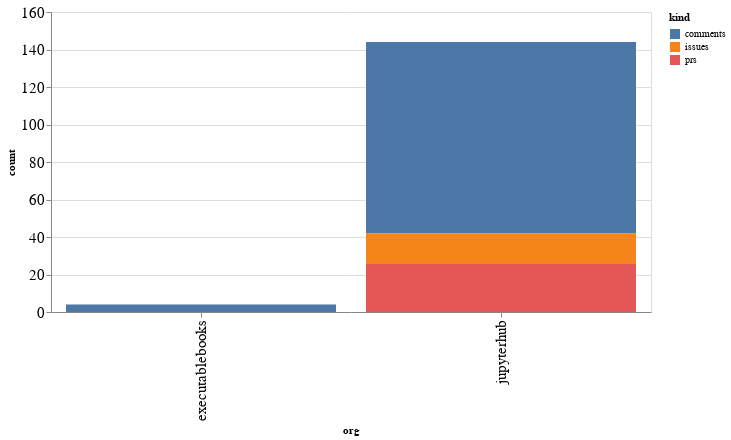

Notebook code cell kept with this figure:
### Code cell
alt.Chart(org_summaries, width=600).mark_bar().encode(
    x='org',
    y='count',
    color='kind',
    tooltip="org"
)

### Figure 1 — Vega-Lite specification as saved in the notebook (floating-point values rounded to 4 significant figures)
{"config": {"axisLeft": {"labelFontSize": 15}, "axisBottom": {"labelFontSize": 15}}, "data": {"name": "data-405c25655a34b4c0d47bc97ff95c59bc"}, "mark": "bar", "encoding": {"color": {"type": "nominal", "field": "kind"}, "tooltip": {"type": "nominal", "field": "org"}, "x": {"type": "nominal", "field": "org"}, "y": {"type": "quantitative", "field": "count"}}, "width": 600, "$schema": "https://vega.github.io/schema/vega-lite/v4.8.1.json", "datasets": {"data-405c25655a34b4c0d47bc97ff95c59bc": [{"org": "executablebooks", "kind": "comments", "count": 4}, {"org": "jupyterhub", "kind": "comments", "count": 102}, {"org": "jupyterhub", "kind": "issues", "count": 16}, {"org": "jupyterhub", "kind": "prs", "count": 26}]}}
